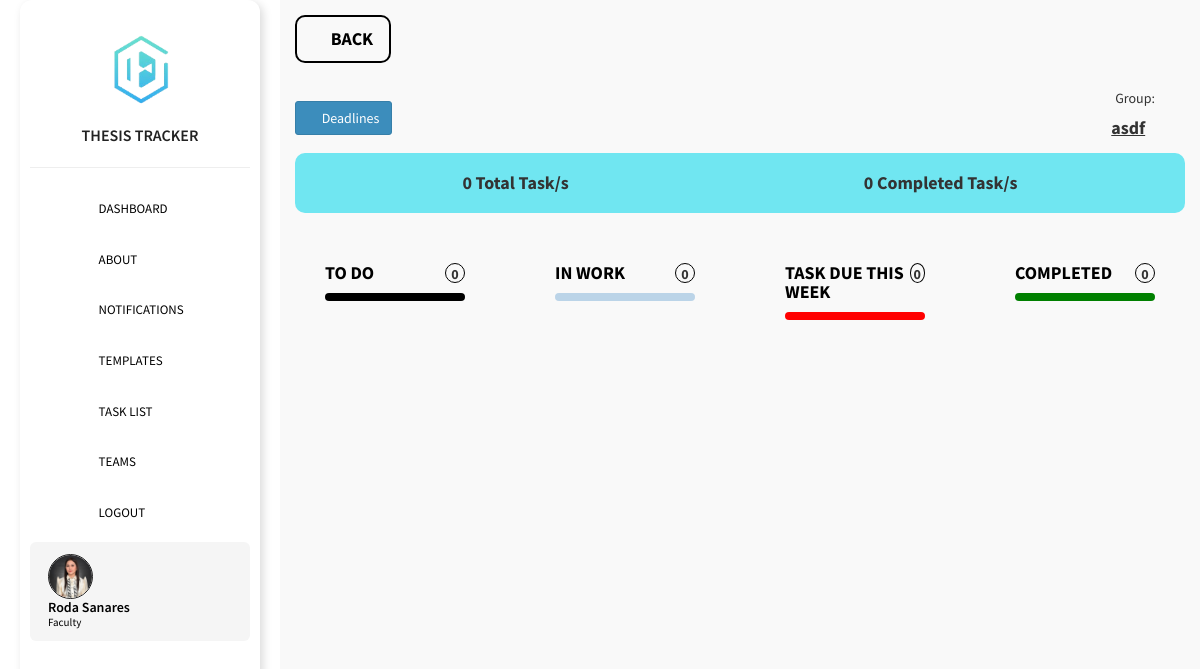
/admin/monitorthesis.php?teams_id=30 (signed in), run on the app's committed database.
### tables this page shows
CREATE TABLE `users` (
  `id` int(11) NOT NULL,
  `img` text NOT NULL DEFAULT 'default.png',
  `firstname` text NOT NULL,
  `lastname` text NOT NULL,
  `middlename` text NOT NULL,
  `section` varchar(255) DEFAULT NULL,
  `yr_lvl` varchar(255) DEFAULT NULL,
  `email` text NOT NULL,
  `password` text NOT NULL,
  `passwordtxt` text NOT NULL,
  `department` text NOT NULL,
  `contact` text NOT NULL,
  `address` text NOT NULL,
  `code` int(11) NOT NULL,
  `verification_code` int(11) NOT NULL,
  `type` int(1) NOT NULL DEFAULT 2 COMMENT '0=admin,1=adviser,2=student',
  `status` int(1) NOT NULL
);

CREATE TABLE `teams` (
  `teams_id` int(11) NOT NULL,
  `adviser_id` int(11) NOT NULL,
  `users_id` int(11) NOT NULL,
  `name` text NOT NULL,
  `thesis_title` varchar(255) DEFAULT NULL,
  `status` int(1) NOT NULL,
  `grade` double DEFAULT NULL,
  `adviser_status` int(1) NOT NULL DEFAULT 5,
  `date` datetime NOT NULL DEFAULT current_timestamp(),
  `date_response` date DEFAULT NULL,
  `coor_approval` varchar(255) DEFAULT NULL,
  `ca_upload_date` date DEFAULT NULL,
  `defense_fee` varchar(255) DEFAULT NULL,
  `df_upload_date` date DEFAULT NULL,
  `coor_approval4` varchar(255) DEFAULT NULL,
  `ca_upload_date4` date DEFAULT NULL,
  `defense_fee4` varchar(255) DEFAULT NULL,
  `df_upload_date4` date DEFAULT NULL
);

### config/config.php (called while the page is built, shortened)
<?php
class Connection {
    private $servername = "localhost";
    private $username = "root";
    private $password = "";
    private $dbname = "dlsu";
    private $port = 3307;
    public function conn() {
        try {
            $this->dsn = "mysql:host=".$this->servername.";port=".$this->port.";dbname=".$this->dbname;
            $this->pdo = new PDO($this->dsn, $this->username, $this->password, [
                PDO::ATTR_ERRMODE => PDO::ERRMODE_EXCEPTION,
                PDO::ATTR_DEFAULT_FETCH_MODE => PDO::FETCH_ASSOC
            ]);
            return $this->pdo;
        } catch (PDOException $e) {
            die("Connection failed: " . $e->getMessage());
        }
    }
}
?>

### admin/monitorthesis.php (the view, shortened to what this page needs)
<?php
  include '../config/config.php';
  class data extends Connection{
    public function managedata(){
?>
<!DOCTYPE html>
<html>
<head><?php include 'head.php'; ?></head>
<body class="hold-transition skin-blue sidebar-mini">
  <div class="wrapper">
    <?php include 'sidebar.php'; ?>
    <div class="content-wrapper" style="height: 100vh;background-color: #f9f9f9;overflow-y: auto;">
      <section class="content">
        <div class="mb-5">
          <a href="teams.php" class="btn btn-lg btn-flat" style="border: 2px solid black;font-style: normal;border-radius: 10px;color: #000;font-weight: bold;"><i class="fas fa-chevron-left"></i> BACK</a>
        </div>
        <div style="display: flex;justify-content: space-between; margin-top: 20px;">
          <div style="display: flex; align-items: center;">
              <button class="btn btn-primary"><i class="fas fa-calendar-alt"> </i> Deadlines</button>
          </div>
          <div style="text-align: center; padding: 5px 30px;border-radius: 50px;justify-content: center;align-content: center;">
            <?php $sql = "SELECT * FROM teams WHERE teams_id = '".$_GET['teams_id']."'";
            $stmt = $this->conn()->query($sql);
            $row = $stmt->fetch(); ?>
            <div><i class="fas fa-users"></i> <span class="fw-bold">Group:</span> <h4 style="font-weight: bold;"><u> <?php echo $row['name'] ?></u></div>
          </div>
        </div>
        <div style="display: flex; justify-content: space-around; background-color: rgb(112, 230, 241); padding: 10px 20px;border-radius: 10px;">
          <?php $sql = "SELECT *,COUNT(task_id) AS totaltask FROM task WHERE teams_id = '".$_GET['teams_id']."'";
          $stmt = $this->conn()->query($sql);
          $row = $stmt->fetch(); ?>
          <h4 style="font-weight: bold;"><?php echo $row['totaltask'] ?> Total Task/s</h4>
          <?php $sql = "SELECT *,COUNT(task_id) AS totaltaskcompleted FROM task WHERE teams_id = '".$_GET['teams_id']."' AND status = 4";
          $stmt = $this->conn()->query($sql);
          $row = $stmt->fetch(); ?>
          <h4 style="font-weight: bold;"><?php echo $row['totaltaskcompleted'] ?> Completed Task/s</h4>
        </div>
        <br>
        <div class="row">
          <div class="col-lg-3 col-md-6 col-12">
              <div class="" style="padding: 30px;box-shadow: unset;">
                <div>
                  <div style="display: flex;justify-content: space-between;margin-bottom: 10px;">
                    <h4 style="margin: unset;font-weight: bold;color: #000;">TO DO</h4>
                    <div style="border: 1px solid black;width: 20px;height: 20px;border-radius: 50%;display: grid;place-items: center;font-weight: bold;">
                      <?php
                      $sql = "SELECT *,COUNT(task_id) AS totaltask FROM task WHERE status = 1 AND teams_id = '".$_GET['teams_id']."'";
                      $stmt = $this->conn()->query($sql);
                      $row = $stmt->fetch();
                      echo $row['totaltask'];
                      ?>
                    </div>
                  </div>
                  <div style="background-color: #000;width: 100%;height: 8px;border-radius: 5px;"></div>
                  <br>
                </div>
              </div>
          </div>
          <div class="col-lg-3 col-md-6 col-12">
              <div class="" style="padding: 30px;box-shadow: unset;">
                <div>
                  <div style="display: flex;justify-content: space-between;margin-bottom: 10px;">
                    <h4 style="margin: unset;font-weight: bold;color: #000;">IN WORK</h4>
                    <div style="border: 1px solid black;width: 20px;height: 20px;border-radius: 50%;display: grid;place-items: center;font-weight: bold;">
                      <?php
                      $sql = "SELECT *,COUNT(task_id) AS totaltask FROM task WHERE status = 2 AND teams_id = '".$_GET['teams_id']."'";
                      $stmt = $this->conn()->query($sql);
                      $row = $stmt->fetch();
                      echo $row['totaltask'];
                      ?>
                    </div>
                  </div>
                  <div style="background-color: #bbd4e8;width: 100%;height: 8px;border-radius: 5px;"></div>
                  <br>
                </div>
              </div>
          </div>
          <div class="col-lg-3 col-md-6 col-12">
              <div class="" style="padding: 30px;box-shadow: unset;">
                <div>
                  <div style="display: flex;justify-content: space-between;margin-bottom: 10px;">
                    <h4 style="margin: unset;font-weight: bold;color: #000;">TASK DUE THIS WEEK</h4>
                    <div style="border: 1px solid black;width: 20px;height: 20px;border-radius: 50%;display: grid;place-items: center;font-weight: bold;">
                      <?php
                      $sql = "SELECT *,COUNT(task_id) AS totaltask FROM task WHERE status = 3 AND teams_id = '".$_GET['teams_id']."'";
                      $stmt = $this->conn()->query($sql);
                      $row = $stmt->fetch();
                      echo $row['totaltask'];
                      ?>
                    </div>
                  </div>
                  <div style="background-color: red;width: 100%;height: 8px;border-radius: 5px;"></div>
                  <br>
                </div>
              </div>
          </div>
          <div class="col-lg-3 col-md-6 col-12">
              <div class="" style="padding: 30px;box-shadow: unset;">
                <div>
                  <div style="display: flex;justify-content: space-between;margin-bottom: 10px;">
                    <h4 style="margin: unset;font-weight: bold;color: #000;">COMPLETED</h4>
                    <div style="border: 1px solid black;width: 20px;height: 20px;border-radius: 50%;display: grid;place-items: center;font-weight: bold;">
                      <?php
                      $sql = "SELECT *,COUNT(task_id) AS totaltask FROM task WHERE status = 4 AND teams_id = '".$_GET['teams_id']."'";
                      $stmt = $this->conn()->query($sql);
                      $row = $stmt->fetch();
                      echo $row['totaltask'];
                      ?>
                    </div>
                  </div>
                  <div style="background-color: green;width: 100%;height: 8px;border-radius: 5px;"></div>
                  <br>
                </div>
              </div>
          </div>
        </div>
        <br>
      </section>
    </div>
  </div>
</body>
</html>
<?php } } $data = new data(); $data->managedata(); ?>

### admin/sidebar.php (shortened to what this page needs)
<aside class="main-sidebar">
  <section class="sidebar">
    <div class="sidebar-logo">
      <img src="../images/thesishub_logo2.png" alt="Thesis Hub Logo">
    </div>
    <p class="title">THESIS TRACKER</p>
    <hr class="my-4">
    <ul class="sidebar-menu">
    <li><a href="dashboard.php" style="color: black;"><i class="fas fa-tachometer-alt"></i> <span>DASHBOARD</span></a></li>
      <li><a href="about.php" style="color: black;"><i class="fas fa-info-circle"></i> <span>ABOUT</span></a></li>
      <?php if($_SESSION['type'] != 0): ?>
        <li><a href="notifications.php" style="color: black;"><i class="fas fa-bell"></i> <span>NOTIFICATIONS</span></a></li>
      <?php endif; ?>
      <li><a href="templates.php" style="color: black;"><i class="fas fa-book"></i> <span>TEMPLATES</span></a></li>
      <?php if($_SESSION['type'] == 1 || $_SESSION['type'] == 2): ?>
        <li><a href="tasklist.php" style="color: black;"><i class="fas fa-tasks"></i> <span>TASK LIST</span></a></li>
      <?php endif; ?>
      <li><a href="teams.php" style="color: black;"><i class="fas fa-users"></i> <span>TEAMS</span></a></li>
      <li><a style="color: black;" href="../logout.php" onclick="return confirm('Are you sure you want to logout?');"><i class="fas fa-sign-out-alt"></i> <span>LOGOUT</span></a></li>
    </ul>
    <ul class="sidebar-menu">
      <li>
        <?php
          $sql = "SELECT * FROM users WHERE id = '".$_SESSION['id']."'";
          $stmt = $this->conn()->query($sql);
          $row = $stmt->fetch();
        ?>
        <a href="#profile" data-toggle="modal" id="updateprofile" class="sidebar-profile"
          data-firstname="<?= $row['firstname'] ?>"
          data-users_id="<?= $row['id'] ?>"
          data-lastname="<?= $row['lastname'] ?>"
          data-email="<?= $row['email'] ?>"
          data-img="<?= $row['img'] ?>"
        >
          <img src="../images/<?php echo $row['img'] ?>" alt="User Profile">
          <div class="profile-info">
            <span class="name"><?php echo $row['firstname'] . " " . $row['lastname']; ?></span>
            <span class="role"><?php echo ($_SESSION['type'] == 1) ? "Faculty" : ($_SESSION['type'] == 2 ? "Student" : "Admin"); ?></span>
          </div>
        </a>
      </li>
    </ul>
  </section>
</aside>

### admin/head.php (style rules this page uses)
i { font-style: normal; }

### admin/sidebar.php (style rules this page uses)
.main-sidebar { position: fixed; left: 20px; top: 50%; transform: translateY(-50%); width: 240px; background: #ffffff; border-radius: 12px; box-shadow: 3px 3px 10px rgba(0, 0, 0, 0.15); padding: 10px; transition: all 0.3s ease-in-out; }
.sidebar-logo { text-align: center; padding: 10px 0; }
.sidebar-logo img { width: 80%; max-width: 120px; }
.title { font-size: 16px; font-weight: 600; text-align: center; color: #222; margin-bottom: 15px; }
.sidebar-menu { list-style: none; padding: 0; margin: 0; }
.sidebar-menu li { display: block; margin-bottom: 8px; }
.sidebar-menu a { display: flex; align-items: center; padding: 8px 12px; font-size: 13px; border-radius: 6px; transition: all 0.3s ease; color: #222; font-weight: 500; text-decoration: none; white-space: nowrap; }
.sidebar-menu i { font-size: 14px; margin-right: 8px; color: #222; transition: color 0.3s ease; }
.sidebar-profile { display: flex; align-items: center; gap: 10px; padding: 10px; background: #f5f5f5; border-radius: 8px; font-size: 13px; font-weight: 500; transition: 0.3s ease; color: black; white-space: nowrap; overflow: hidden; text-decoration: none; }
.sidebar-profile img { width: 45px; height: 45px; border-radius: 50%; object-fit: cover; border: 1.5px solid #222; }
.sidebar-profile .profile-info { display: flex; flex-direction: column; line-height: 1.2; }
.sidebar-profile .profile-info .name { font-weight: 600; font-size: 14px; color: black; }
.sidebar-profile .profile-info .role { font-size: 11px; color: black; }

### data on the page
users: img (picture), firstname "Roda", lastname "Sanares"
teams: name "asdf"

### other printed values
$row['totaltask'] "0"
$row['totaltaskcompleted'] "0"
